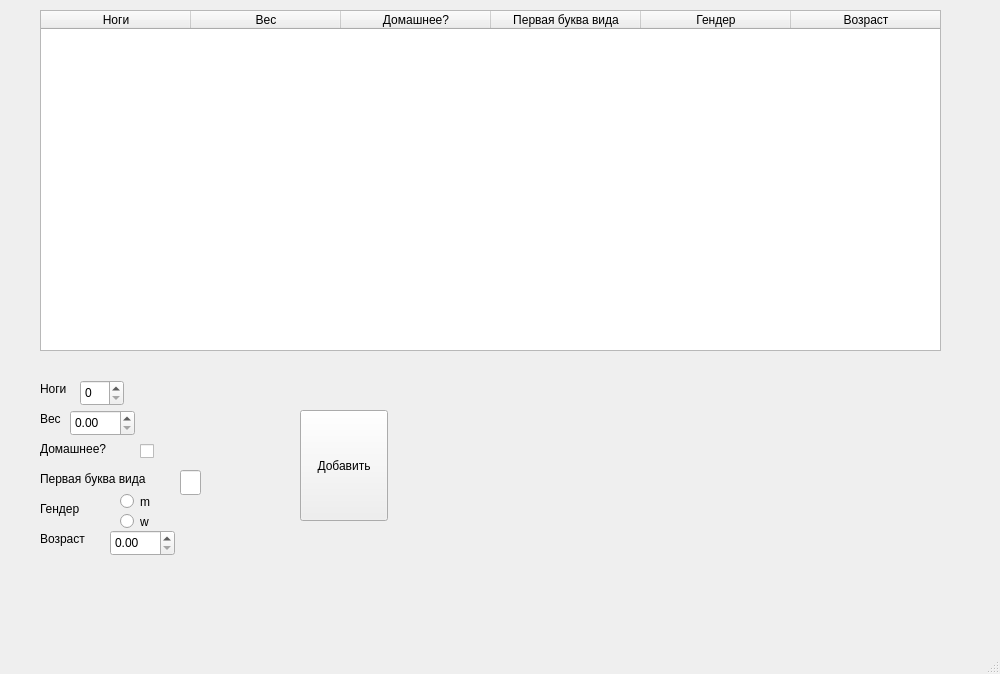
<?xml version="1.0" encoding="UTF-8"?>
<ui version="4.0">
 <class>MainWindow</class>
 <widget class="QMainWindow" name="MainWindow">
  <property name="geometry">
   <rect>
    <x>0</x>
    <y>0</y>
    <width>1000</width>
    <height>674</height>
   </rect>
  </property>
  <property name="windowTitle">
   <string>MainWindow</string>
  </property>
  <widget class="QWidget" name="centralwidget">
   <widget class="QTableWidget" name="tableWidget">
    <property name="geometry">
     <rect>
      <x>40</x>
      <y>10</y>
      <width>901</width>
      <height>341</height>
     </rect>
    </property>
    <property name="horizontalScrollBarPolicy">
     <enum>Qt::ScrollBarAlwaysOff</enum>
    </property>
    <property name="editTriggers">
     <set>QAbstractItemView::NoEditTriggers</set>
    </property>
    <property name="columnCount">
     <number>6</number>
    </property>
    <attribute name="horizontalHeaderDefaultSectionSize">
     <number>150</number>
    </attribute>
    <column>
     <property name="text">
      <string>Ноги</string>
     </property>
    </column>
    <column>
     <property name="text">
      <string>Вес</string>
     </property>
    </column>
    <column>
     <property name="text">
      <string>Домашнее?</string>
     </property>
    </column>
    <column>
     <property name="text">
      <string>Первая буква вида</string>
     </property>
    </column>
    <column>
     <property name="text">
      <string>Гендер</string>
     </property>
    </column>
    <column>
     <property name="text">
      <string>Возраст</string>
     </property>
    </column>
   </widget>
   <widget class="QLabel" name="label">
    <property name="geometry">
     <rect>
      <x>40</x>
      <y>380</y>
      <width>51</width>
      <height>17</height>
     </rect>
    </property>
    <property name="text">
     <string>Ноги</string>
    </property>
   </widget>
   <widget class="QLabel" name="label_2">
    <property name="geometry">
     <rect>
      <x>40</x>
      <y>410</y>
      <width>41</width>
      <height>17</height>
     </rect>
    </property>
    <property name="text">
     <string>Вес</string>
    </property>
   </widget>
   <widget class="QLabel" name="label_3">
    <property name="geometry">
     <rect>
      <x>40</x>
      <y>440</y>
      <width>81</width>
      <height>17</height>
     </rect>
    </property>
    <property name="text">
     <string>Домашнее?</string>
    </property>
   </widget>
   <widget class="QLabel" name="label_4">
    <property name="geometry">
     <rect>
      <x>40</x>
      <y>470</y>
      <width>141</width>
      <height>17</height>
     </rect>
    </property>
    <property name="text">
     <string>Первая буква вида</string>
    </property>
   </widget>
   <widget class="QLabel" name="label_5">
    <property name="geometry">
     <rect>
      <x>40</x>
      <y>500</y>
      <width>66</width>
      <height>17</height>
     </rect>
    </property>
    <property name="text">
     <string>Гендер</string>
    </property>
   </widget>
   <widget class="QLabel" name="label_6">
    <property name="geometry">
     <rect>
      <x>40</x>
      <y>530</y>
      <width>66</width>
      <height>17</height>
     </rect>
    </property>
    <property name="text">
     <string>Возраст</string>
    </property>
   </widget>
   <widget class="QSpinBox" name="Paws">
    <property name="geometry">
     <rect>
      <x>80</x>
      <y>380</y>
      <width>44</width>
      <height>26</height>
     </rect>
    </property>
   </widget>
   <widget class="QDoubleSpinBox" name="Weight">
    <property name="geometry">
     <rect>
      <x>70</x>
      <y>410</y>
      <width>65</width>
      <height>26</height>
     </rect>
    </property>
    <property name="maximum">
     <double>100000000000.000000000000000</double>
    </property>
   </widget>
   <widget class="QRadioButton" name="m">
    <property name="geometry">
     <rect>
      <x>120</x>
      <y>490</y>
      <width>61</width>
      <height>23</height>
     </rect>
    </property>
    <property name="text">
     <string>m</string>
    </property>
   </widget>
   <widget class="QLineEdit" name="FirstSymbol">
    <property name="geometry">
     <rect>
      <x>180</x>
      <y>470</y>
      <width>21</width>
      <height>25</height>
     </rect>
    </property>
    <property name="maxLength">
     <number>1</number>
    </property>
   </widget>
   <widget class="QCheckBox" name="isHouse">
    <property name="geometry">
     <rect>
      <x>140</x>
      <y>440</y>
      <width>31</width>
      <height>23</height>
     </rect>
    </property>
    <property name="text">
     <string/>
    </property>
   </widget>
   <widget class="QRadioButton" name="w">
    <property name="geometry">
     <rect>
      <x>120</x>
      <y>510</y>
      <width>41</width>
      <height>23</height>
     </rect>
    </property>
    <property name="text">
     <string>w</string>
    </property>
   </widget>
   <widget class="QDoubleSpinBox" name="Age">
    <property name="geometry">
     <rect>
      <x>110</x>
      <y>530</y>
      <width>65</width>
      <height>26</height>
     </rect>
    </property>
   </widget>
   <widget class="QPushButton" name="Add">
    <property name="geometry">
     <rect>
      <x>300</x>
      <y>410</y>
      <width>88</width>
      <height>111</height>
     </rect>
    </property>
    <property name="text">
     <string>Добавить</string>
    </property>
   </widget>
  </widget>
  <widget class="QMenuBar" name="menubar">
   <property name="geometry">
    <rect>
     <x>0</x>
     <y>0</y>
     <width>1000</width>
     <height>22</height>
    </rect>
   </property>
  </widget>
  <widget class="QStatusBar" name="statusbar"/>
 </widget>
 <resources/>
 <connections/>
</ui>
